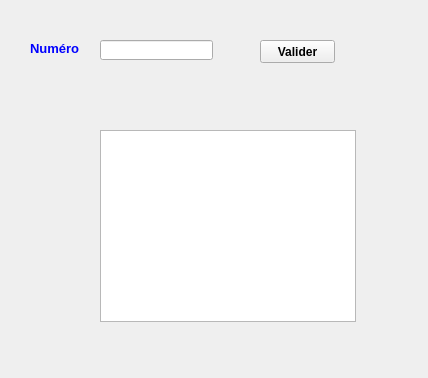
<?xml version="1.0" encoding="UTF-8"?>
<ui version="4.0">
 <class>Fp</class>
 <widget class="QMainWindow" name="Fp">
  <property name="geometry">
   <rect>
    <x>0</x>
    <y>0</y>
    <width>428</width>
    <height>378</height>
   </rect>
  </property>
  <property name="windowTitle">
   <string>Gestion</string>
  </property>
  <widget class="QWidget" name="centralwidget">
   <widget class="QLabel" name="NumEt">
    <property name="geometry">
     <rect>
      <x>30</x>
      <y>40</y>
      <width>61</width>
      <height>16</height>
     </rect>
    </property>
    <property name="palette">
     <palette>
      <active>
       <colorrole role="WindowText">
        <brush brushstyle="SolidPattern">
         <color alpha="255">
          <red>0</red>
          <green>0</green>
          <blue>255</blue>
         </color>
        </brush>
       </colorrole>
      </active>
      <inactive>
       <colorrole role="WindowText">
        <brush brushstyle="SolidPattern">
         <color alpha="255">
          <red>0</red>
          <green>0</green>
          <blue>255</blue>
         </color>
        </brush>
       </colorrole>
      </inactive>
      <disabled>
       <colorrole role="WindowText">
        <brush brushstyle="SolidPattern">
         <color alpha="255">
          <red>120</red>
          <green>120</green>
          <blue>120</blue>
         </color>
        </brush>
       </colorrole>
      </disabled>
     </palette>
    </property>
    <property name="font">
     <font>
      <pointsize>10</pointsize>
      <weight>75</weight>
      <bold>true</bold>
     </font>
    </property>
    <property name="text">
     <string>Numéro</string>
    </property>
   </widget>
   <widget class="QLineEdit" name="TnumEl">
    <property name="geometry">
     <rect>
      <x>100</x>
      <y>40</y>
      <width>113</width>
      <height>20</height>
     </rect>
    </property>
   </widget>
   <widget class="QPushButton" name="Val">
    <property name="geometry">
     <rect>
      <x>260</x>
      <y>40</y>
      <width>75</width>
      <height>23</height>
     </rect>
    </property>
    <property name="font">
     <font>
      <weight>75</weight>
      <bold>true</bold>
     </font>
    </property>
    <property name="text">
     <string>Valider</string>
    </property>
   </widget>
   <widget class="QListWidget" name="Lw">
    <property name="geometry">
     <rect>
      <x>100</x>
      <y>130</y>
      <width>256</width>
      <height>192</height>
     </rect>
    </property>
   </widget>
  </widget>
 </widget>
 <resources/>
 <connections/>
</ui>
